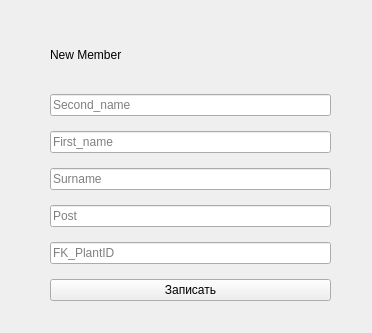
<?xml version="1.0" encoding="UTF-8"?>
<ui version="4.0">
 <class>Form</class>
 <widget class="QWidget" name="Form">
  <property name="geometry">
   <rect>
    <x>0</x>
    <y>0</y>
    <width>372</width>
    <height>333</height>
   </rect>
  </property>
  <property name="windowTitle">
   <string>Form</string>
  </property>
  <widget class="QWidget" name="verticalLayoutWidget">
   <property name="geometry">
    <rect>
     <x>50</x>
     <y>30</y>
     <width>281</width>
     <height>271</height>
    </rect>
   </property>
   <layout class="QVBoxLayout" name="verticalLayout">
    <property name="spacing">
     <number>15</number>
    </property>
    <property name="leftMargin">
     <number>0</number>
    </property>
    <item>
     <widget class="QLabel" name="label">
      <property name="styleSheet">
       <string notr="true">font: 24pt &quot;Times New Roman&quot;;</string>
      </property>
      <property name="text">
       <string>New Member</string>
      </property>
     </widget>
    </item>
    <item>
     <widget class="QLineEdit" name="Second_name">
      <property name="placeholderText">
       <string>Second_name</string>
      </property>
     </widget>
    </item>
    <item>
     <widget class="QLineEdit" name="First_name">
      <property name="placeholderText">
       <string>First_name </string>
      </property>
     </widget>
    </item>
    <item>
     <widget class="QLineEdit" name="Surname">
      <property name="placeholderText">
       <string>Surname</string>
      </property>
     </widget>
    </item>
    <item>
     <widget class="QLineEdit" name="Post">
      <property name="placeholderText">
       <string>Post</string>
      </property>
     </widget>
    </item>
    <item>
     <widget class="QLineEdit" name="FK_PlantID">
      <property name="placeholderText">
       <string>FK_PlantID</string>
      </property>
     </widget>
    </item>
    <item>
     <widget class="QPushButton" name="add">
      <property name="text">
       <string>Записать</string>
      </property>
     </widget>
    </item>
   </layout>
  </widget>
 </widget>
 <resources/>
 <connections/>
</ui>
